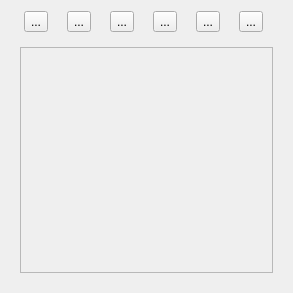
<?xml version="1.0" encoding="UTF-8"?>
<ui version="4.0">
 <class>MenuStyleItem</class>
 <widget class="QWidget" name="MenuStyleItem">
  <property name="geometry">
   <rect>
    <x>0</x>
    <y>0</y>
    <width>293</width>
    <height>293</height>
   </rect>
  </property>
  <property name="windowTitle">
   <string>Form</string>
  </property>
  <layout class="QVBoxLayout" name="verticalLayout">
   <item>
    <layout class="QHBoxLayout" name="horizontalLayout">
     <item>
      <widget class="QToolButton" name="m_menu">
       <property name="text">
        <string>...</string>
       </property>
      </widget>
     </item>
     <item>
      <widget class="QToolButton" name="m_font">
       <property name="text">
        <string>...</string>
       </property>
      </widget>
     </item>
     <item>
      <widget class="QToolButton" name="m_colorTheme">
       <property name="text">
        <string>...</string>
       </property>
      </widget>
     </item>
     <item>
      <widget class="QToolButton" name="m_hierarchyType">
       <property name="text">
        <string>...</string>
       </property>
      </widget>
     </item>
     <item>
      <widget class="QToolButton" name="m_shape">
       <property name="text">
        <string>...</string>
       </property>
      </widget>
     </item>
     <item>
      <widget class="QToolButton" name="m_gatheringChild">
       <property name="text">
        <string>...</string>
       </property>
      </widget>
     </item>
    </layout>
   </item>
   <item>
    <widget class="QStackedWidget" name="m_pageWidget">
     <property name="currentIndex">
      <number>2</number>
     </property>
     <widget class="QWidget" name="m_menuPage"/>
     <widget class="QWidget" name="m_fontPage">
      <widget class="QFontComboBox" name="fontComboBox">
       <property name="geometry">
        <rect>
         <x>0</x>
         <y>20</y>
         <width>244</width>
         <height>25</height>
        </rect>
       </property>
      </widget>
      <widget class="QSpinBox" name="spinBox">
       <property name="geometry">
        <rect>
         <x>80</x>
         <y>60</y>
         <width>48</width>
         <height>26</height>
        </rect>
       </property>
      </widget>
      <widget class="QLabel" name="label">
       <property name="geometry">
        <rect>
         <x>10</x>
         <y>60</y>
         <width>67</width>
         <height>17</height>
        </rect>
       </property>
       <property name="text">
        <string>Size:</string>
       </property>
      </widget>
      <widget class="QLabel" name="label_2">
       <property name="geometry">
        <rect>
         <x>0</x>
         <y>130</y>
         <width>67</width>
         <height>17</height>
        </rect>
       </property>
       <property name="text">
        <string>Color:</string>
       </property>
      </widget>
      <widget class="ColorButton" name="toolButton_4">
       <property name="geometry">
        <rect>
         <x>60</x>
         <y>130</y>
         <width>26</width>
         <height>24</height>
        </rect>
       </property>
       <property name="text">
        <string>...</string>
       </property>
      </widget>
      <widget class="QWidget" name="layoutWidget">
       <property name="geometry">
        <rect>
         <x>190</x>
         <y>70</y>
         <width>92</width>
         <height>26</height>
        </rect>
       </property>
       <layout class="QHBoxLayout" name="horizontalLayout_2">
        <property name="spacing">
         <number>0</number>
        </property>
        <item>
         <widget class="QToolButton" name="toolButton">
          <property name="text">
           <string>...</string>
          </property>
         </widget>
        </item>
        <item>
         <widget class="QToolButton" name="toolButton_2">
          <property name="text">
           <string>...</string>
          </property>
         </widget>
        </item>
        <item>
         <widget class="QToolButton" name="toolButton_3">
          <property name="text">
           <string>...</string>
          </property>
         </widget>
        </item>
       </layout>
      </widget>
     </widget>
     <widget class="QWidget" name="m_colorThemeMenu">
      <layout class="QVBoxLayout" name="verticalLayout_3">
       <item>
        <widget class="QScrollArea" name="scrollArea">
         <property name="widgetResizable">
          <bool>true</bool>
         </property>
         <widget class="QWidget" name="scrollAreaWidgetContents">
          <property name="geometry">
           <rect>
            <x>0</x>
            <y>0</y>
            <width>255</width>
            <height>223</height>
           </rect>
          </property>
          <layout class="QVBoxLayout" name="verticalLayout_2">
           <item>
            <layout class="QGridLayout" name="m_gridOfStyle"/>
           </item>
          </layout>
         </widget>
        </widget>
       </item>
      </layout>
     </widget>
     <widget class="QWidget" name="m_hierarchyTypePage"/>
     <widget class="QWidget" name="m_shapePage"/>
     <widget class="QWidget" name="m_gatheringChildPage"/>
    </widget>
   </item>
  </layout>
 </widget>
 <customwidgets>
  <customwidget>
   <class>ColorButton</class>
   <extends>QToolButton</extends>
   <header>colorbutton.h</header>
  </customwidget>
 </customwidgets>
 <resources/>
 <connections/>
</ui>
